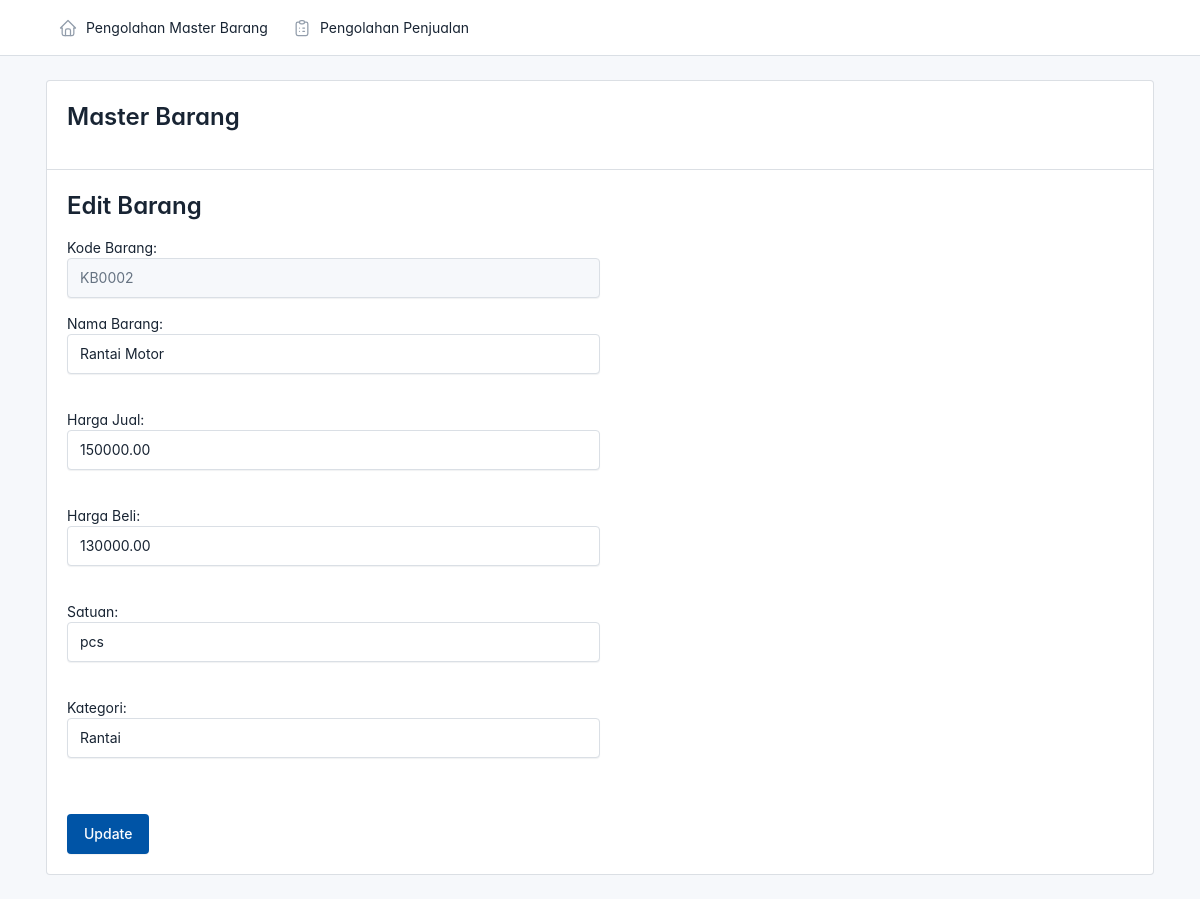
The page /master_barang/edit.php?kode=KB0002 on the database its author committed.
### tables this page shows
CREATE TABLE `master_barang` (
  `kode_barang` varchar(10) NOT NULL,
  `nama_barang` varchar(100) DEFAULT NULL,
  `harga_jual` decimal(10,2) DEFAULT NULL,
  `harga_beli` decimal(10,2) DEFAULT NULL,
  `satuan` varchar(20) DEFAULT NULL,
  `kategori` varchar(50) DEFAULT NULL
);

### master_barang/edit.php (the view, shortened to what this page needs)
<?php
include('../layout/header.php');
$kode_barang = $_GET['kode'];
$query = "SELECT * FROM master_barang WHERE kode_barang='$kode_barang'";
$result = mysqli_query($con, $query);
if ($result && mysqli_num_rows($result) > 0) {
    $barang = mysqli_fetch_assoc($result);
} else {
    echo "Data barang tidak ditemukan.";
    exit;
}
?>
<div class="page-wrapper">
    <div class="page-body">
        <div class="container-xl d-flex flex-column justify-content-center">
            <div class="card">
                <div class="card-header">
                    <h1>Master Barang</h1>
                </div>
                <div class="card-body">
                    <div class="col-md-6">
                        <h1>Edit Barang</h1>
                        <form action="edit.php?kode=<?= $kode_barang ?>" method="post">
                            <div class="mb-3">
                                <label>Kode Barang:</label>
                                <input type="text" class="form-control" name="kode_barang" value="<?= $barang['kode_barang'] ?>" disabled>
                            </div>
                            <div class="mb-3">
                                <label>Nama Barang:</label><br>
                                <input type="text" class="form-control" name="nama_barang" value="<?= $barang['nama_barang'] ?>" required><br>
                            </div>
                            <div class="mb-3">
                                <label>Harga Jual:</label><br>
                                <input type="number" class="form-control" name="harga_jual" value="<?= $barang['harga_jual'] ?>" required><br>
                            </div>
                            <div class="mb-3">
                                <label>Harga Beli:</label><br>
                                <input type="number" class="form-control" name="harga_beli" value="<?= $barang['harga_beli'] ?>" required><br>
                            </div>
                            <div class="mb-3">
                                <label>Satuan:</label><br>
                                <input type="text" class="form-control" name="satuan" value="<?= $barang['satuan'] ?>" required><br>
                            </div>
                            <div class="mb-3">
                                <label>Kategori:</label><br>
                                <input type="text" class="form-control" name="kategori" value="<?= $barang['kategori'] ?>" required><br><br>
                            </div>
                            <button type="submit" class="btn btn-primary"> Update </button>
                        </form>
                    </div>
                </div>
            </div>
        </div>
    </div>
</div>

### layout/header.php (style rules this page uses)
:root { --tblr-font-sans-serif: 'Inter Var', -apple-system, BlinkMacSystemFont, San Francisco, Segoe UI, Roboto, Helvetica Neue, sans-serif; }
body { font-feature-settings: "cv03", "cv04", "cv11"; }

### rows shown on the page
master_barang: kode_barang "KB0002", nama_barang "Rantai Motor", harga_jual "150000.00", harga_beli "130000.00", satuan "pcs", kategori "Rantai"
